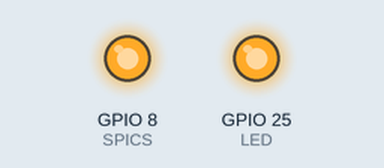
A program run on a simulated Raspberry Pi (BCM pin numbers). Parts: output pins drawn as LEDs (lit = HIGH). Pins used as bus, display or sensor lines are not drawn; what the program prints to the terminal is not drawn.

Above: at 0.1 s.
Timing chart, 0 to 1.6 s (numbered marks = the images above):
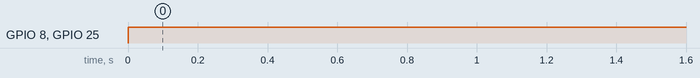

The program:

06-02-led.py
```python
# -*- coding: utf-8 -*-
import RPi.GPIO as GPIO
from time import sleep

def readadc(adcnum, clockpin, mosipin, misopin, cspin):
	if adcnum > 7 or adcnum < 0:
		return -1

	GPIO.output(cspin, GPIO.HIGH)
	GPIO.output(clockpin, GPIO.LOW)
	GPIO.output(cspin, GPIO.LOW)

	commandout = adcnum
	commandout |=0x18
	commandout <<= 3
	for i in range(5):
		# LSBから数えて8ビット目から4ビット目までを送信
		if commandout & 0x80:
			GPIO.output(mosipin, GPIO.HIGH)
		else:
			GPIO.output(mosipin, GPIO.LOW)
		commandout <<= 1
		GPIO.output(clockpin, GPIO.HIGH)
		GPIO.output(clockpin, GPIO.LOW)
	adcout = 0
	# 13ビット読む
	for i in range(13):
		GPIO.output(clockpin, GPIO.HIGH)
		GPIO.output(clockpin, GPIO.LOW)
		adcout <<= 1
		if i > 0 and GPIO.input(misopin) == GPIO.HIGH:
			adcout |= 0x1
	GPIO.output(cspin, GPIO.HIGH)
	return adcout

def led_on():
	GPIO.output(LED, GPIO.HIGH)

def led_off():
	GPIO.output(LED, GPIO.LOW)

def judge_led_lighting(lightness):
	if 2000 >= lightness:
		led_on()
	else:
		led_off()

GPIO.setmode(GPIO.BCM)
# ピンの尾名前を変数として定義
SPICLK = 11
SPIMOSI = 10
SPIMISO = 9
SPICS = 8
# SPI通信用の入出力を定義
GPIO.setup(SPICLK, GPIO.OUT)
GPIO.setup(SPIMOSI, GPIO.OUT)
GPIO.setup(SPIMISO, GPIO.IN)
GPIO.setup(SPICS, GPIO.OUT)

LED = 25
GPIO.setup(LED, GPIO.OUT)

try:
	while True:
		inputVal0 = readadc(0, SPICLK, SPIMOSI, SPIMISO, SPICS)
		judge_led_lighting(inputVal0)
		print(inputVal0)
		sleep(0.2)

except KeyboardInterrupt:
	pass

GPIO.cleanup()
```

Measured:
- by itself, GPIO 8 (SPICS), GPIO 25 (LED): LOW → HIGH at 0.00 s
